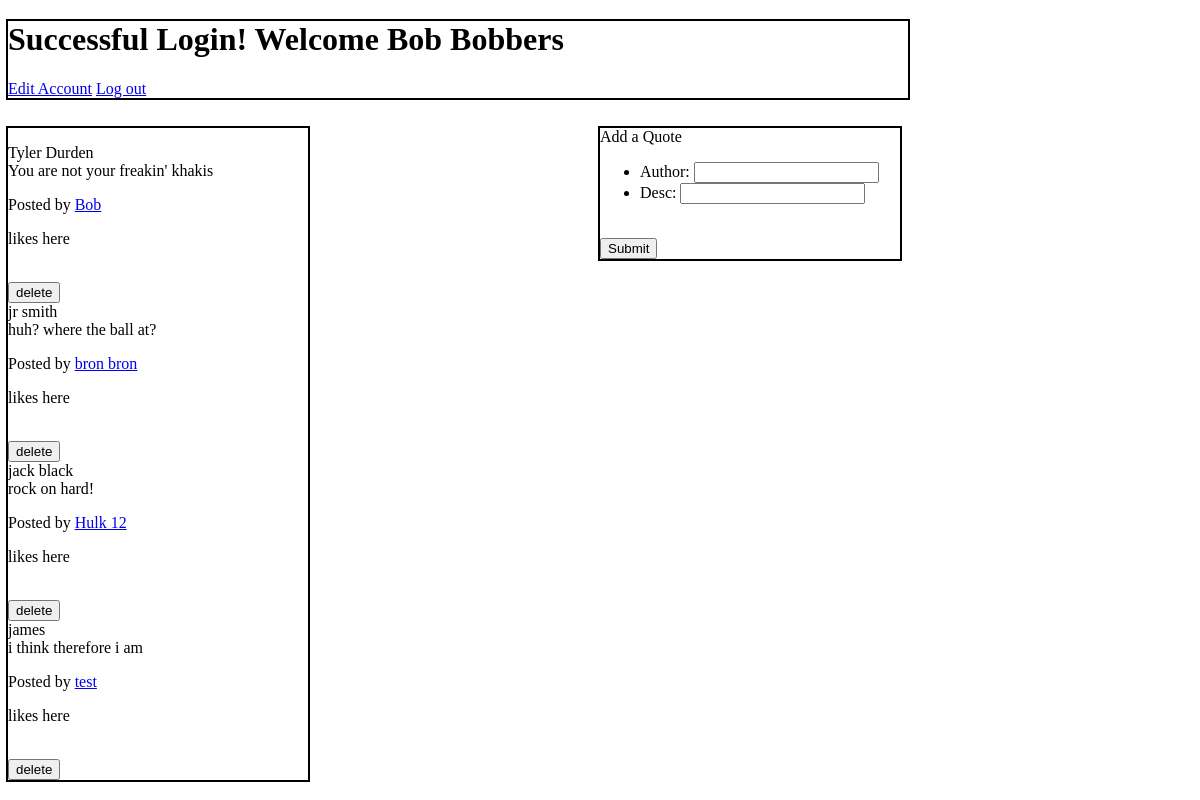
Page /quotes (signed in) on the committed database.
### exam_app/models.py (models this page shows)
class User(models.Model):
    first_name = models.CharField(max_length=255)
    last_name = models.CharField(max_length=255)
    email = models.CharField(max_length=45)
    password = models.CharField(max_length=60)
    created_at = models.DateTimeField(auto_now_add=True)
    updated_at = models.DateTimeField(auto_now=True)
    objects = UserManager()

class Quote(models.Model):
    author = models.CharField(max_length=255)
    posted_by = models.ForeignKey(User, related_name= "quotes_uploaded", on_delete = models.CASCADE)
    desc = models.TextField(max_length=255)
    liked_quotes = models.ManyToManyField(User, related_name='users_who_like')
    created_at = models.DateTimeField(auto_now_add=True)
    updated_at = models.DateTimeField(auto_now=True)
    objects = UserManager()   # Create your models here.

### exam_app/views.py (the view)
# urls.py: path('quotes', views.quotes),
def quotes(request):
    if 'id' not in request.session:
        messages.error(request,'an error message')
        return redirect('/')
    context = {
        'all_the_quotes' : Quote.objects.all(),
        'all_the_users' : User.objects.all(),
        'username' : User.objects.filter(id=request.session['id'])[0]
    }
    return render(request, 'quotes.html' , context)

### exam_app/templates/quotes.html (shortened to what this page needs)
<!DOCTYPE html>
<html lang="en">
<head>
    {% load static %}
    <link rel="stylesheet" href="{% static 'css/style.css' %}">
</head>
<body>
    <div class='container'>
        <div class='top_block'>
            <h1>Successful Login! Welcome {{username.first_name}} {{username.last_name}}</h1>
            <a href='/account/{{username.id}}'>Edit Account</a>
            <a href="/logout">Log out</a>
        </div>
        <div class='right_block'>
            {% for user in all_the_quotes %}
            {{user.author}}
            <br>
            {{user.desc}}
            <br>
            <p>Posted by
                <a href='user/{{user.posted_by.id}}'>{{user.posted_by.first_name}} </p></a>
            <p>likes here</p>
            <br>
            <form action='/quotes/{{user.id}}/delete' method="POST">
                <input type="submit" value="delete">
            </form>
            {% endfor %}
        </div>
        <div class='left_block' <h1>Add a Quote</h1>
            <form action='/add_quote' method="POST">
                <ul>
                    <li>Author: <input name='author' type='text'></li>
                    <li>Desc: <input name='desc' type='text'></li>
                </ul>
                <br>
                <input type="submit" value="Submit">
            </form>
        </div>
    </div>
</body>
</html>

### exam_app/static/css/style.css (style rules this page uses)
.top_block { display: block; outline: 2px solid black; width: 900px; margin-bottom: 30px; }
.left_block { display: inline-block; outline: 2px solid black; width: 300px; vertical-align: top; margin-left: 288px; }
.right_block { display: inline-block; outline: 2px solid black; width: 300px; }

### rows in the picture
User: first_name "Bob", last_name "Bobbers"
Quote: author "Tyler Durden", desc "You are not your freakin' khakis", posted_by.first_name "Bob"
Quote: author "jr smith", desc "huh? where the ball at?", posted_by.first_name "bron bron"
Quote: author "jack black", desc "rock on hard!", posted_by.first_name "Hulk 12"
Quote: author "james", desc "i think therefore i am", posted_by.first_name "test"
